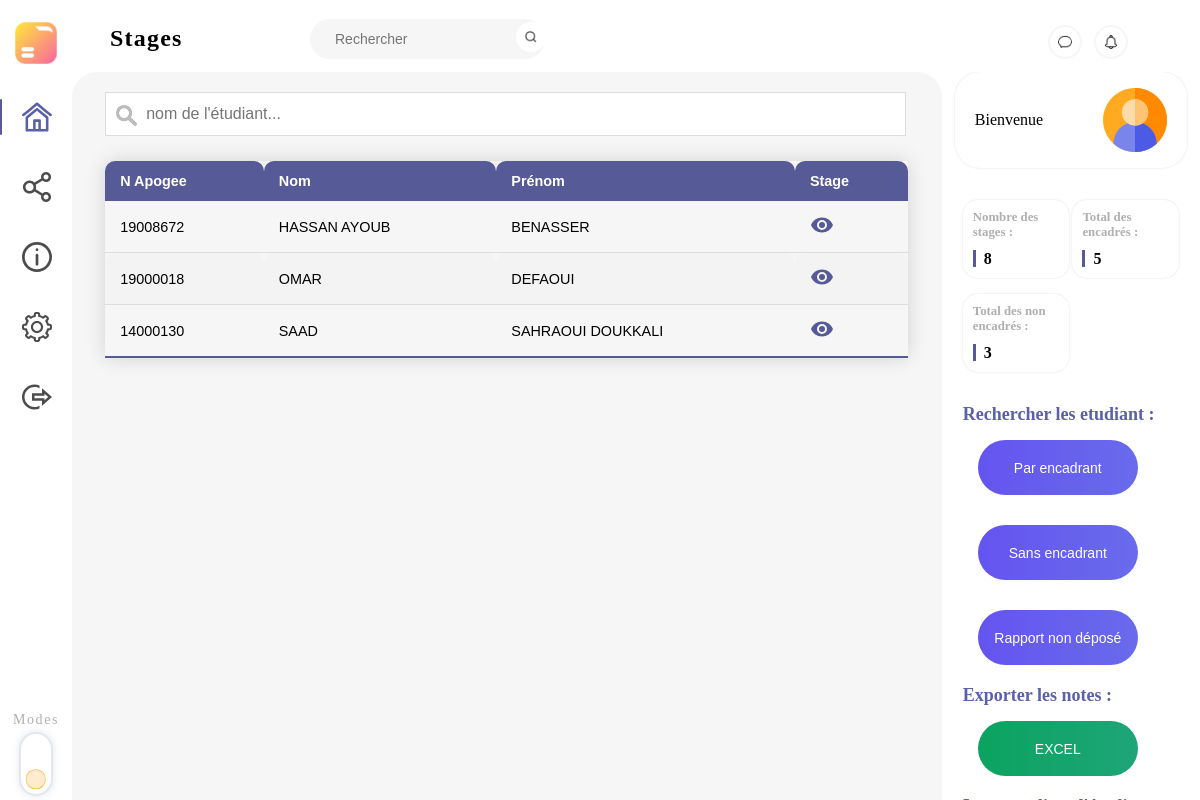
The app's page /admin/recherche_etudiant_sans_encadrant.php (signed in) with its own data.
### tables this page shows
CREATE TABLE `stage` (
  `id_stage` int(15) NOT NULL,
  `intitule_sujet` varchar(30) DEFAULT NULL,
  `description_sujet` varchar(300) DEFAULT NULL,
  `technologies` varchar(90) DEFAULT NULL,
  `premiere_version` varchar(200) DEFAULT NULL,
  `version_corrige` varchar(200) DEFAULT NULL,
  `presentation` varchar(200) DEFAULT NULL,
  `attestation_stage` varchar(200) DEFAULT NULL,
  `fiche_evalution` varchar(200) DEFAULT NULL,
  `nom_encadrant` varchar(200) DEFAULT NULL,
  `prenom_encardrant` varchar(30) DEFAULT NULL,
  `note` int(10) DEFAULT NULL,
  `est_valide` tinyint(1) DEFAULT 0,
  `type` varchar(10) DEFAULT NULL,
  `id_enseignant` int(20) DEFAULT NULL,
  `id_entreprise` int(20) DEFAULT NULL,
  `id_etudiant` int(20) DEFAULT NULL,
  `duree` int(3) DEFAULT NULL,
  `nom_binome` varchar(20) DEFAULT NULL,
  `prenom_binome` varchar(20) DEFAULT NULL,
  `photo_binome` varchar(80) DEFAULT NULL,
  `creation_date` date DEFAULT NULL
);

CREATE TABLE `etudiant` (
  `id_etudiant` int(15) NOT NULL,
  `prenom` varchar(30) NOT NULL,
  `nom` varchar(30) NOT NULL,
  `email` varchar(50) NOT NULL,
  `code` varchar(25) NOT NULL,
  `photo` varchar(80) DEFAULT NULL,
  `filiere` varchar(25) NOT NULL
);

### admin/recherche_etudiant_sans_encadrant.php (the view, shortened to what this page needs)
<?php
if(isset($_SESSION["id"])){
    include("../connexion.php");
                 $compteur = "select * from stage";
                 $compt1 = mysqli_query($link,$compteur);
                 $n1=mysqli_num_rows($compt1);
                 $compteur2 = "select * from stage where id_enseignant is null";
                 $compt2 = mysqli_query($link,$compteur2);
                 $n2=mysqli_num_rows($compt2);
}
else{
    header("location: ../index.php");
}
?>
<!DOCTYPE html>
<html lang="fr">
<head>
    <link rel="stylesheet" href="css/style_accueil_nav.css">
    <link rel="stylesheet" href="css/style_accueil_centre.css">
    <link rel="stylesheet" href="css/right_section.css">
    <link rel="stylesheet" href="../main_style1.css">
    <link rel="stylesheet" href="css/style_right_side_admin.css">
    <link rel="stylesheet" href="css/style_recherche_admin.css">
</head>
<body>
    <nav>
        <div id="logo_container">
            <img src="../assets/local_assets/images/logo.png" alt="Logo" id="logo" onClick="window.open('accueil_admin.php', '_self')">
        </div>
        <div id="nav_center">
            <h2>Stages</h2>
            <div id="search_bar">
            <form action="" method="POST" id="test">
                <input type="text" name="search1" placeholder="Rechercher" id="inputes">
                <button type="submit" name="sent" id="test1"><img src="../assets/local_assets/images/search.png" alt="search" class="rounded_icon_light"></button>
            </form>
            </div>
        </div>
            <div id="nav_right">
                <img src="../assets/local_assets/images/conv.png" alt="chat" class="rounded_icon_dark">
                <img src="../assets/local_assets/images/notification.png" alt="notifications" class="rounded_icon_dark">
            </div>
    </nav>
    <div id="content">
        <aside id="left_side">
            <div id="left_navition">
                <li><a href="accueil_admin.php" class="nav_active">
                        <div></div><img src="../assets/local_assets/svg/home.svg" alt="" onClick="window.open('accueil_enseignant.php', '_self')">
                    </a></li>
                <li><a href="https://www.facebook.com/sharer/sharer.php?u=http://www.gestionstage.rf.gd/" target="_blank">
                        <div></div><img src="../assets/local_assets/svg/share.svg" alt="">
                    </a></li>
                <li><a href="#">
                        <div></div><img src="../assets/local_assets/svg/about.svg" alt="">
                    </a></li>
                <li><a href="#">
                        <div></div><img src="../assets/local_assets/svg/settings.svg" alt="" onClick="window.open('../profile/profile.php', '_self')">
                    </a></li>
                    <li><a href="../deconnexion.php">
                        <div></div><img src="../assets/local_assets/svg/signout.svg" alt="">
                    </a></li>
            </div>
            <div id="modes">
                <p>Modes</p>
                <div id="mode_toggle">
                    <label>
                        <div class='toggle-slot'>
                            <div class='sun-icon-wrapper'>
                                <div class="iconify sun-icon" data-icon="feather-sun" data-inline="false"></div>
                            </div>
                            <div class='toggle-button'></div>
                        </div>
                    </label>
                </div>
            </div>
        </aside>
       <main>
       <div id="recherche_etudiant">
            <form action="#">
                <input type="text" id="myInput" onkeyup="myFunction()" placeholder="nom de l'étudiant...">
            </form>
            <table id="styled-table" >
            <thead>
                <tr>
                    <th>N Apogee</th>
                    <th>Nom</th>
                    <th>Prénom</th>
                    <th>Stage</th>
                </tr>
            </thead>
            <tbody>
                <?php
                  $sql="SELECT distinct et.id_etudiant as appo,et.nom as nom,et.prenom as prenom, s.id_stage as stage
                    FROM etudiant as et,enseignant as en,stage as s
                    where (et.id_etudiant=s.id_etudiant) and (s.id_enseignant IS NULL) and (s.id_etudiant is not null);";
                    $result = mysqli_query($link,$sql);
                    while($data=mysqli_fetch_assoc($result)){
                    ?>
                    <tr>
                        <td><?php echo $data['appo']?></td>
                        <td><?php echo $data['nom'] ?></td>
                        <td><?php echo $data['prenom'] ?></td>
                        <td><a title="Voir le detail" style="color: #565A97; text-align: center;" onclick="window.location.href='visualiser_stage.php?id_stage=<?php echo $data['stage'] ?>'">
                          </a>
                        </td>
                    </tr>
                <?php  } ?>
            </tbody>
        </table>
        </div>
       </main>
       <aside id="right_side">
        <div id="hello_container" onClick="window.open('../profile/profile.php', '_self')">
            <p>Bienvenue</p>
            <img src="../assets/local_assets/images/user_icon.png" alt="user_icon">
        </div>
        <div id="right_container">
            <div id="overview_container">
                    <div class="overview">
                        <p class="overview_name">Nombre des stages :</p>
                        <b class="overview_data"><?php echo $n1?></b>
                    </div>
                    <div class="overview">
                        <p class="overview_name">Total des encadrés :</p>
                        <b class="overview_data"><?php echo ($n1-$n2)?></b>
                    </div>
                    <div class="overview">
                        <p class="overview_name">Total des non encadrés :</p>
                        <b class="overview_data"><?php echo $n2?></b>
                    </div>
                </div>
            <div id="activity_container">
                <div class="links">
                    <p class="titre">Rechercher les etudiant  :</p>
                    <a href="recherche par encadrant.php"><button class="bn632-hover bn23" class='b_rechercher'>Par encadrant</button></a>
                    <a href="recherche_etudiant_sans_encadrant.php"><button class="bn632-hover bn23" class='b_rechercher'>Sans encadrant</button></a>
                    <a href="recherche_rapport_non_deposer.php"><button class="bn632-hover bn23" class='b_rechercher'>Rapport non déposé</button></a>
                </div>
                <div class="exel">
                    <p class="titre">Exporter les notes :</p>
                    <a href="csv.php"><button class="bn632-hover bn22">EXCEL</button></a>
                </div>
                <div class="exel">
                </div>
            </div>
        </div>
    </aside>
    </div>
</body>
</html>

### admin/css/style_accueil_nav.css (style rules this page uses)
body { background-color: var(--color-white); color: var(--color-black); }
nav { display: flex; flex-direction: row; justify-content: space-between; align-items: center; width: 100%; height: var(--height-top-nav); position: relative; }
#logo_container { display: flex; align-items: center; justify-content: center; width: var(--width-left-section); }
#test { display: flex; }
#test1 { border: none; background-color: var(--color-grey-light); width: 10px; }
#logo_container #logo { width: 50px; height: 50px; margin-top: 13px; }
.rounded_icon_light, .rounded_icon_dark { width: 14px; height: 14px; border-radius: 50%; padding: 8px; background-color: var(--color-white); }
.rounded_icon_dark { border: 2px solid var(--color-grey-light); }
#nav_center { width: var(--width-center-section); display: flex; flex-direction: row; align-items: center; justify-content: space-between; position: absolute; top: 25px; left: 80px; }
#nav_center h2 { margin-left: 30px; margin-right: 0px; letter-spacing: 1.2px; }
#search_bar { width: 235px; height: 40px; background-color: var(--color-grey-light); display: flex; align-items: center; border-radius: 25px; margin-right: 20%; position: absolute; left: 230px; }
#search_bar input { flex: 1; border: none; outline: none; height: 40px; background-color: var(--color-grey-light); margin-left: 25px; font-size: 14px; }
#search_bar img { margin-right: 6px; }
#nav_right { width: var(--width-right-section); display: flex; flex-direction: row; align-items: center; justify-content: space-evenly; position: absolute; right: -20px; top: 25px; }
#nav_right img:first-child { margin-left: 30%; }
#nav_right img:last-child { margin-right: 30%; }
#left_side { display: flex; flex-direction: column; align-items: center; justify-content: space-between; width: var(--width-left-section); height: calc(100vh - var(--width-left-section)); }
#left_side li { list-style-type: none; width: var(--width-left-section); text-align: center; margin-top: 30px; margin-bottom: 40px; }
#left_side li a { list-style-type: none; width: var(--width-left-section); height: 30px; display: flex; align-items: center; }
#left_side li a div { background-color: var(--color-white); height: 36px; width: 2px; border-radius: 5px; }
#left_side li a img { width: 30px; height: 30px; padding: 4px calc((var(--width-left-section) - 32px) / 2); }
#left_side li a.nav_active div { background-color: var(--color-purple); }
#left_side li a.nav_active img { filter: invert(26%) sepia(13%) saturate(1876%) hue-rotate(198deg) brightness(94%) contrast(96%); }
#modes p { display: flex; align-items: center; justify-content: center; color: var(--color-grey-dark); font-size: 14px; font-weight: 500; letter-spacing: 1.6px; }
#mode_toggle { margin: 0; padding: 0; height: var(--width-left-section); width: 80px; transform: rotate(90deg); display: flex; align-items: center; justify-content: center; }
.toggle-slot { position: relative; height: 30px; width: 60px; border: 2px solid #e4e7ec; border-radius: 25px; background-color: white; box-shadow: 0px 0px 8px #e4e7ec; transition: background-color 250ms; }
.toggle-button { transform: translate(35.25px, 5.25px); position: absolute; height: 19.5px; width: 19.5px; border-radius: 50%; background-color: #ffeccf; box-shadow: inset 0px 0px 0px 0.75px #ffbb52; transition: background-color 250ms, border-color 250ms, transform 500ms cubic-bezier(.26, 2, .46, .71); }
.sun-icon { position: absolute; height: 18px; width: 18px; color: #ffbb52; }
.sun-icon-wrapper { position: absolute; height: 18px; width: 18px; opacity: 1; transform: translate(6px, 6px) rotate(15deg); transform-origin: 50% 50%; transition: opacity 150ms, transform 500ms cubic-bezier(.26, 2, .46, .71); }

### admin/css/style_accueil_centre.css (style rules this page uses)
body { background-color: var(--color-white); overflow: hidden; }
#content { display: flex; }
main { width: var(--width-center-section); height: calc(100vh - var(--height-top-nav)); background-color: var(--color-grey-light); border-top-left-radius: 25px; border-top-right-radius: 25px; overflow-y: auto; display: flex; flex-wrap: wrap; padding: 0 1%; }
input { outline: none; border: none; }
#test1 { background: none; }

### main_style1.css (style rules this page uses)
* { padding: 0; margin: 0; }
:root { --color-white: #ffffff; --color-grey-light: #f6f6f6; --color-grey-medium: #d8d8d8; --color-grey-dark: #afafaf; --color-black: #000000; --color-purple: #565a97; }
:root { --height-top-nav: 6vw; --width-left-section: 6vw; --width-center-section: 72vw; --width-right-section: 22vw; --width-right-nav-top: 16vw; --width-right-nav-bottom: 18vw; }

### records on screen
stage: id_etudiant.id_etudiant "19008672", id_etudiant.nom "HASSAN AYOUB", id_etudiant.prenom "BENASSER"
stage: id_etudiant.id_etudiant "19000018", id_etudiant.nom "OMAR", id_etudiant.prenom "DEFAOUI"
stage: id_etudiant.id_etudiant "14000130", id_etudiant.nom "SAAD", id_etudiant.prenom "SAHRAOUI DOUKKALI"

### other values on screen
$n1 "8"
$n1-$n2 "5"
$n2 "3"
